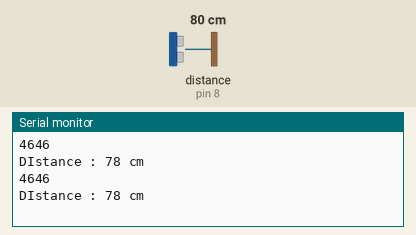
The sketch below on a simulated Arduino Uno, built with avr-gcc and run on an emulated ATmega328P. On the bench: the last lines printed to the serial monitor. Wiring (inferred from the names in the program): ultrasonic range finder: trigger pin 9; echo pin 8. The test bench sets the inputs (shaded band); at power-on: distance to the obstacle (sensor on pin 8) 80 cm. The echo pulse lasts 58.3 µs per cm.

Above: at 1.8 s.
1.9 s: distance to the obstacle (sensor on pin 8) set to 2 cm
At 2.8 s:
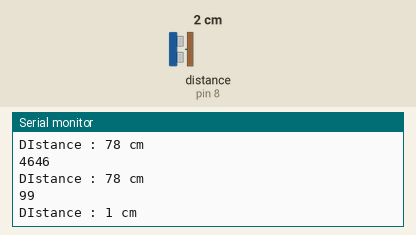
3.4 s: distance to the obstacle (sensor on pin 8) set to 4 cm
At 4.8 s:
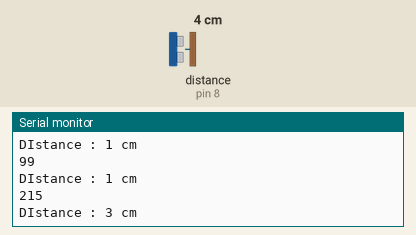
Timing chart, 0 to 6.4 s (numbered marks = the images above; inputs shaded):
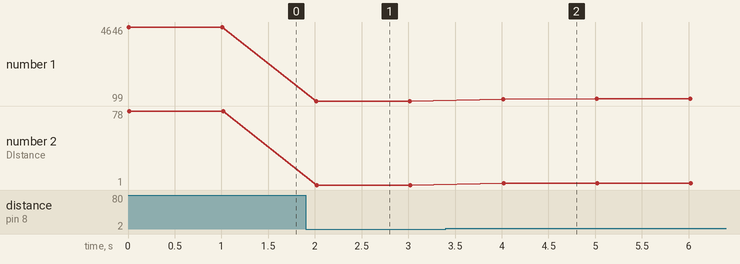

The sketch:

ultrasound.ino
```cpp
#define TRIG_PIN_NUM 9 //TRIG 핀과 연결된 아두이노 핀 번호 (초음파 보내는 핀)
#define ECHO_PIN_NUM 8 //ECHO 핀과 연결된 아두이노 핀 번호 (초음파 받는 핀)

void setup() { //setup은 처음 한 번 실행되는 함수 입니다.
  Serial.begin(9600); //PC와 시리얼 통신을 설정

  pinMode(TRIG_PIN_NUM, OUTPUT); //TRIG 핀과 연결된 아두이노 핀을 출력으로 설정
  pinMode(ECHO_PIN_NUM, INPUT); //ECHO 핀과 연결된 아두이노 핀을 입력으로 설정
}

void loop() { //loop는 계속 반복 실행되는 함수 입니다.
  long duration, distance;

  digitalWrite(TRIG_PIN_NUM, LOW); //TRIG 핀의 신호를 LOW로 설정
  delayMicroseconds(2); // 2마이크로세컨드(0.000002초) 대기, 센서의 동작을 기다림

  digitalWrite(TRIG_PIN_NUM, HIGH); //TRIG 핀의 신호를 HIGH로 설정
  delayMicroseconds(10);  // 10마이크로세컨드(0.00001초) 대기, 센서의 동작을 기다림

  digitalWrite(TRIG_PIN_NUM, LOW); //TRIG 핀의 신호를 LOW로 설정

  duration = pulseIn(ECHO_PIN_NUM, HIGH); //물체에 반사되어돌아온 초음파의 시간을 변수에 저장합니다.
  // "pulseIn" Returns the length of the pulse in microseconds or gives up and returns 0 if no complete pulse was received within the timeout.

  // 거리를 구하는 공식의 단위를 맞춰서 계산해야 합니다.
  // 34000 * 초음파가 물체로 부터 반사되어 돌아오는시간 / 1000000 / 2 (왕복거리이므로 나누기 2를 해줍니다.)
  // 각각 m(미터) -> cm(센티미터), s(초) -> micro sec(마이크로 초)
  // 식을 정리하면 아래와 같습니다.
  distance = duration * 17 / 1000;

  // PC모니터로 초음파 거리값을 확인 하는 코드 입니다.
  Serial.println(duration ); // 초음파가 반사되어 돌아오는 시간을 보여줍니다.
  Serial.print("\nDIstance : ");
  Serial.print(distance); // 측정된 물체로부터 거리값(cm값)을 보여줍니다.
  Serial.println(" cm");

  delay(1000); // 1초 대기하고 다시 측정해서 값을 보여줍니다.
}
```

Measured:
- after the input at 1.9 s, the serial monitor: prints a new line after 0.11 s (image 1)
- after the input at 3.4 s, the serial monitor: prints a new line after 0.61 s (image 2)
- plotted number 1: 4646 → 99 after the input at 1.9 s, 99 → 235 after the input at 3.4 s
- plotted number 2: 78 → 1 after the input at 1.9 s, 1 → 3 after the input at 3.4 s
